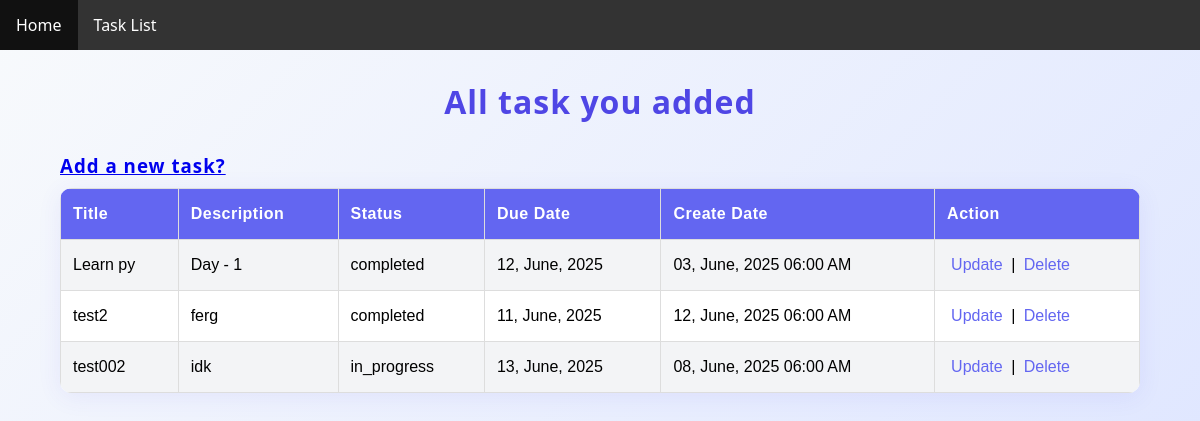
/taskList/, run on an earlier commit of the app's database.
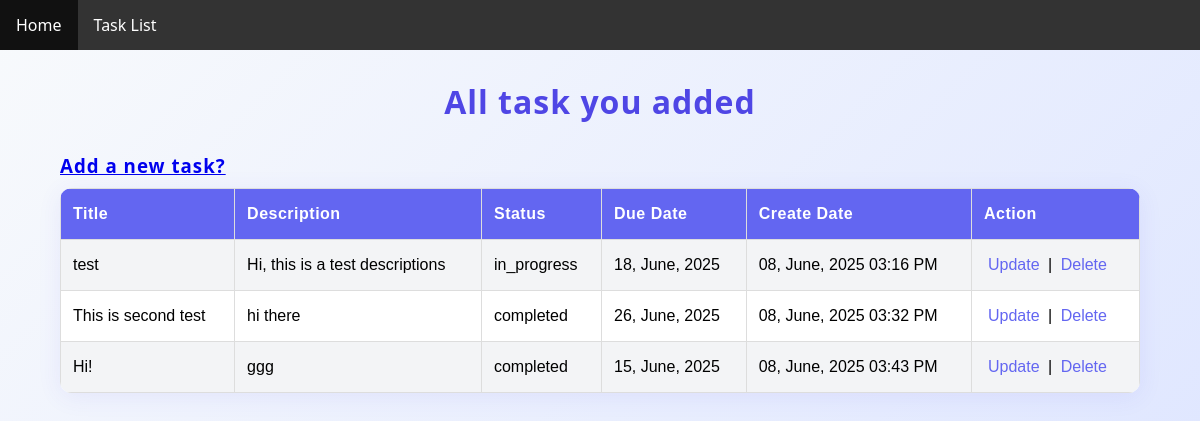
And on a later commit of the database.
### tasks/models.py (models this page shows)
class To_do_Model(models.Model):
    title = models.CharField(max_length=200)
    description = models.TextField(blank=True, null=True)
    status = models.CharField(
        max_length=20,
        choices=[
            ('pending', 'Pending'),
            ('in_progress', 'In Progress'),
            ('completed', 'Completed')
        ],
        default='pending'
    )
    due_date = models.DateTimeField(blank=True, null=True)
    created_at = models.DateTimeField(auto_now_add=True)

### todo_project/views.py (the view)
# urls.py: path('taskList/', task_list, name='taskList'),
def task_list(request):
    tasks = To_do_Model.objects.all()
    context = {
        'tasks': tasks
    }
    return render(request, 'taskList.html', context)

### Template/taskList.html (shortened to what this page needs)
{% extends "master.html" %}
{% block body %}
<h1>All task you added</h1>
<h3 style="text-align: left; margin-left: 5%; margin-bottom: 10px;"><a href="{% url 'addTask' %}" class="btn btn-primary" style="margin-top:20px;">Add a new task?</a></h3>
<table id="customers">
  <tr>
    <th>Title</th>
    <th>Description</th>
    <th>Status</th>
    <th>Due Date</th>
    <th>Create Date</th>
    <th>Action</th>
  </tr>
  {% for data in tasks %}
  <tr>
    <td>{{ data.title }}</td>
    <td>{{ data.description }}</td>
    <td>{{ data.status }}</td>
    <td>{{ data.due_date|date:"d, F, Y" }}</td>
    <td>{{ data.created_at|date:"d, F, Y h:i A" }}</td>
    <td>
        <a href="{% url 'updateTask' data.id %}">Update</a> |
        <a href="{% url 'deleteTask' data.id %}">Delete</a>
  </tr>
  {% endfor %}
</table>
{% endblock body %}

### Template/master.html (shortened to what this page needs)
<!DOCTYPE html>
<html>
    <head>
    </head>
    <body>
    {% include "nav.html" %}
    {% block body %}
    {% endblock body %}
    </body>
</html>

### Template/nav.html
<ul>
  <li><a class="active" href=" {% url 'home' %} ">Home</a></li>
  <li><a href=" {% url 'taskList' %}  ">Task List</a></li>
</ul>

### Template/master.html (style rules this page uses)
ul { list-style-type: none; margin: 0; padding: 0; overflow: hidden; background-color: #333; }
li { float: left; }
li a { display: block; color: white; text-align: center; padding: 14px 16px; text-decoration: none; }
.active { background-color: #04AA6D; }
#customers { font-family: Arial, Helvetica, sans-serif; border-collapse: collapse; width: 100%; }
#customers td, #customers th { border: 1px solid #ddd; padding: 8px; }
#customers tr:nth-child(even) { background-color: #f2f2f2; }
#customers th { padding-top: 12px; padding-bottom: 12px; text-align: left; background-color: #04AA6D; color: white; }

### Template/taskList.html (style rules this page uses)
body { background: linear-gradient(135deg, #f8fafc 0%, #e0e7ff 100%); font-family: 'Segoe UI', Arial, sans-serif; margin: 0; padding: 0; }
h1, h3 { text-align: center; color: #4f46e5; margin-top: 30px; margin-bottom: 30px; letter-spacing: 1px; }
#customers { border-collapse: collapse; width: 90%; margin: 0 auto 40px auto; box-shadow: 0 4px 24px rgba(79, 70, 229, 0.08); background: #fff; border-radius: 12px; overflow: hidden; }
#customers th, #customers td { padding: 16px 12px; text-align: left; }
#customers th { background-color: #6366f1; color: #fff; font-weight: 600; letter-spacing: 0.5px; }
#customers tr:nth-child(even) { background-color: #f3f4f6; }
#customers td a { color: #6366f1; text-decoration: none; font-weight: 500; margin: 0 4px; transition: color 0.2s; }

What changed in the data, as far as the page shows it:
removed To_do_Model: title "Learn py", description "Day - 1", status "completed", due_date "12, June, 2025", created_at "03, June, 2025 06:00 AM"
removed To_do_Model: title "test2", description "ferg", status "completed", due_date "11, June, 2025", created_at "12, June, 2025 06:00 AM"
removed To_do_Model: title "test002", description "idk", status "in_progress", due_date "13, June, 2025", created_at "08, June, 2025 06:00 AM"
added To_do_Model: title "test", description "Hi, this is a test descriptions", status "in_progress", due_date "18, June, 2025", created_at "08, June, 2025 03:16 PM"
added To_do_Model: title "This is second test", description "hi there", status "completed", due_date "26, June, 2025", created_at "08, June, 2025 03:32 PM"
added To_do_Model: title "Hi!", description "ggg", status "completed", due_date "15, June, 2025", created_at "08, June, 2025 03:43 PM"
